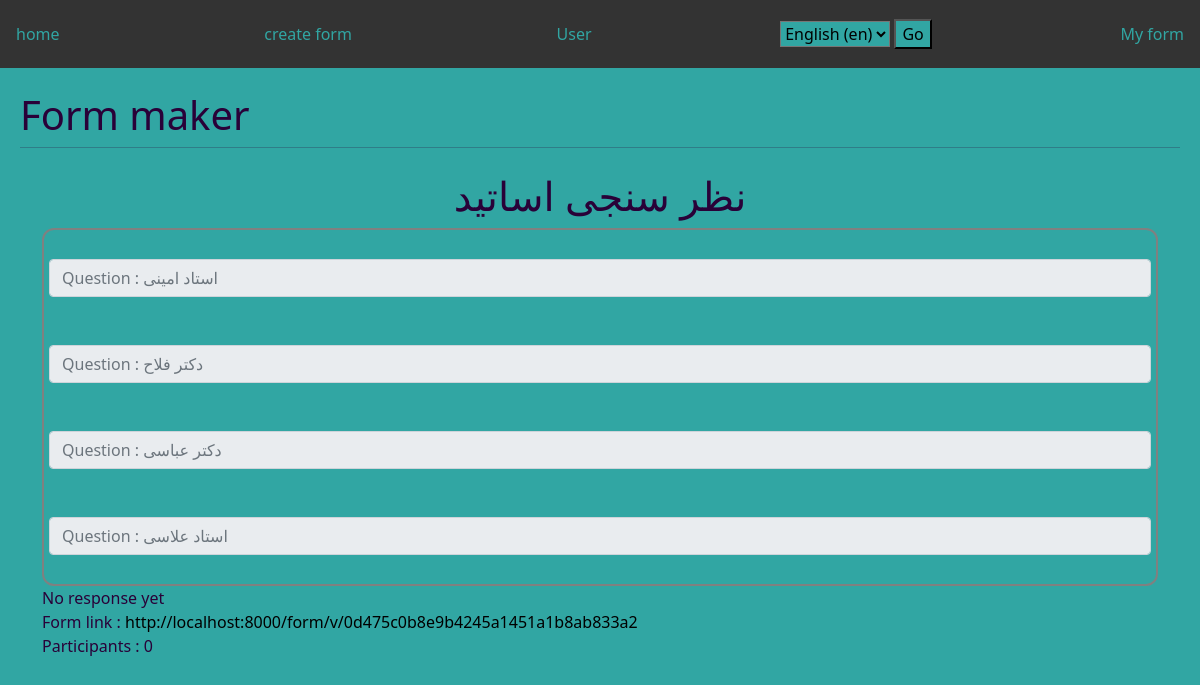
/en/d/0d475c0b8e9b4245a1451a1b8ab833a2/ (signed in), run on the app's committed database.
### form/models.py (models this page shows)
class Form(models.Model):
    id = models.UUIDField(primary_key=True, default=uuid.uuid4)
    name = models.CharField(max_length=100)
    user_id = models.IntegerField()

class InputField(models.Model):
    id = models.UUIDField(primary_key=True, default=uuid.uuid4)
    label = models.CharField(max_length=100)
    form_id = models.UUIDField()

### dashbord/views.py (the view)
# urls.py: path("<str:form_id>/" , views.view_form , name = 'view_form'),
def view_form(request , form_id):
    rs = Response.objects.filter(form_id=form_id)
    rs2 = []
    i = 1
    for r in rs:
        rs2.append([r , i])
        i+=1
    i=[1]
    f = Form.objects.get(user_id = request.user.id , id = form_id)
    q = InputField.objects.filter(form_id = form_id)
    ln = len(rs2)
    return render(request , "dashbord/form.html" , {'q': q,'f': f , 'form_id':form_id ,
     'rs2':rs2 , 'len':ln , 'rs':rs , 'i':i})

### dashbord/templates/dashbord/form.html (shortened to what this page needs)
{% extends "dashbord/base.html" %}
{% load static %}
{% load i18n %}
{% if LANGUAGE_CODE == 'en'%}
  {% block content %}
  <!doctype html>
  <html lang="en">
    <head>
    </head>
    <body>
        <div class="container">
          <h1 style="text-align: center;">{{f.name}}</h1>
          <div class="round3">
            {% for q in q %}
              <div >
                <br>
                <div>
                    <input placeholder="Question : {{ q.label }}" name="{{ q.id }}" class="form-control" disabled>
                </div>
                <br>
              </div>
            {% endfor %}
          </div>
          {% if rs.0.id == None %}
            No response yet
          {% else %}
            <br>
             <a class="btn btn-dark" href="http://localhost:8000/d/{{form_id}}/{{rs.0.id}}/submissions/"
             role="button" style="color:white">View submissions</a>
          {% endif %}
          <br>
          Form link : <a href="http://localhost:8000/form/v/{{form_id}}" style="color:black">http://localhost:8000/form/v/{{form_id}}</a><br>
          Participants : {{len}}<br>
        </div>
    </body>
  </html>
  {% endblock %}
{% endif %}

### assets/styles.css (style rules this page uses)
body { background-color: #31A6A3; background-repeat: no-repeat; color: #290138; }

### dashbord/templates/dashbord/base.html (style rules this page uses)
body { font-family: Arial, Helvetica, sans-serif; }
.round3 { border: 2px solid gray; border-radius: 12px; padding: 5px; }
a:link { color: black; text-decoration: none; }

### data on the page
Form: name "نظر سنجی اساتید"
InputField: label "Question : استاد امینی"
InputField: label "Question : دکتر فلاح"
InputField: label "Question : دکتر عباسی"
InputField: label "Question : استاد علاسی"

### other printed values
{{ len }} "0"
form field language "English (en)"
